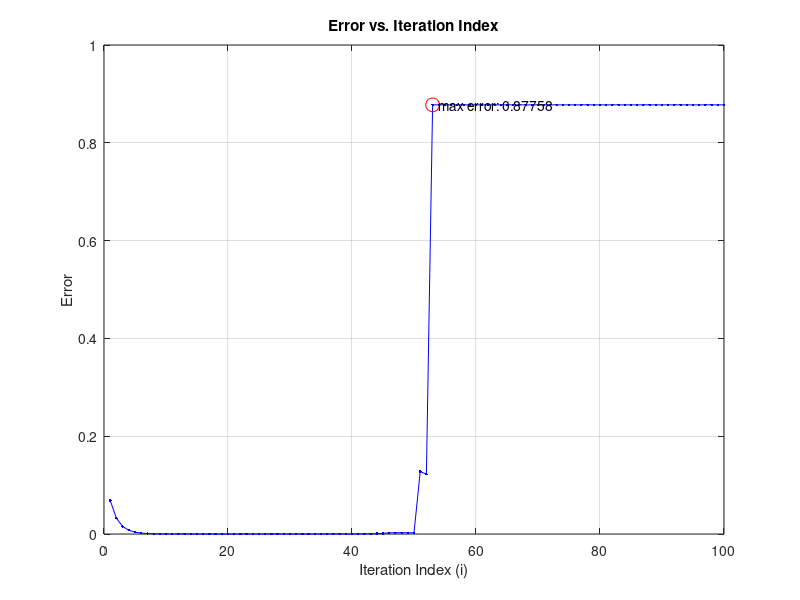

Recreate this plot in MATLAB.
imax = 0;
n = 100;
x = 0.5;
h = 0.5;
emax = 0.0;
errors = zeros(1, n); % Initialize array to store errors

for i = 1:n
    h = 0.50 * h;
    y = (sin(x + h) - sin(x)) / h;
    % error = abs(cos(x) - y); % Take absolute value of error
    error = abs(cos(x) - y);
    errors(i) = error; % Store error for plotting
    if error > emax
        emax = error;
        imax = i;
    end
end

% Plot error vs. iteration index
plot(1:n, errors, 'b.-');
xlabel('Iteration Index (i)');
ylabel('Error');
title('Error vs. Iteration Index');
grid on;

% Highlight the maximum error point
hold on;
plot(imax, emax, 'ro', 'MarkerSize', 10);
text(imax, emax, ['  max error: ' num2str(emax)]);
hold off;